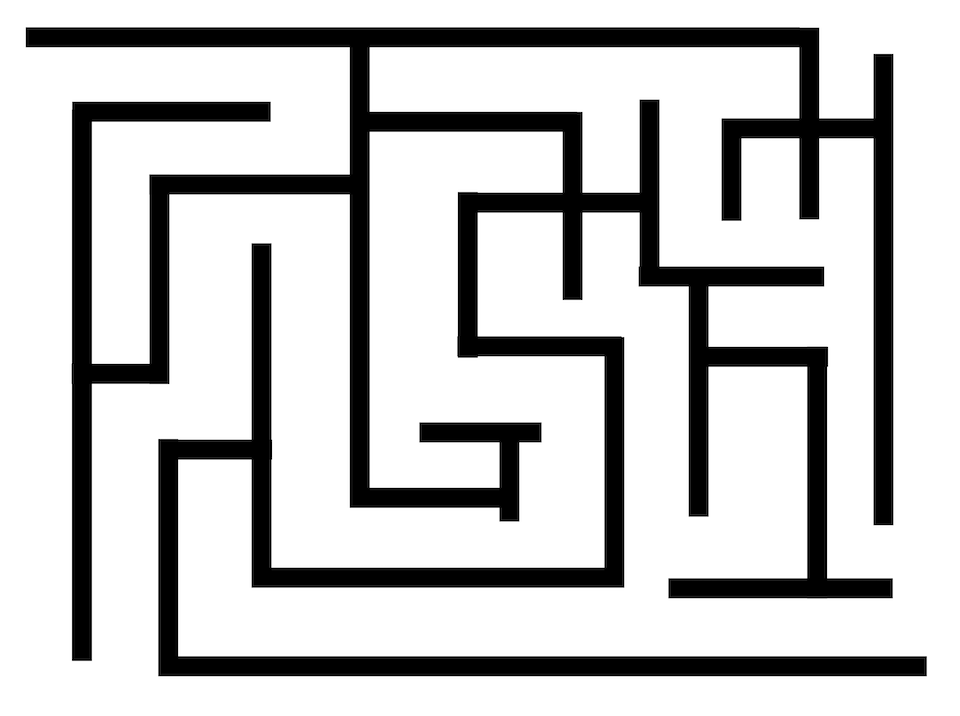
#> input picture 23.png, 960 x 716 px
$ python cartrider.py
#> lines starting #> are read from the running program, lines starting #| are printed output that depends on the picture; after the words box and inside, x2 and y2 are one past the last pixel; in counts of white or black regions, pixels touching at a corner belong together
### maze.py
class Tree:
    def __init__(self, parent = None, y = 0, x = 0, bfdir= None):
        self.parent = parent
        self.Y = y
        self.X = x
        self.Fleft = False
        self.Ffront = False
        self.Fright = False
        self.dist = 0
        self.dir = None
        self.bfDir = bfdir
        self.cornerlist = list()

    def isblock(self):
        if self.Fleft == False and self.Ffront == False and self.Fright == False:
            return True
        else:
            return False


class Maze:
    def __init__(self, mazearray = list()):
        self.maze = mazearray

        self.playerYX = [0,0]
        self.goalYX = [len(self.maze)-1, len(self.maze[0])-1]
        self.maze[self.goalYX[0]][self.goalYX[1]] = 4
        self.playerDirection = 0
        self.playerCursor = '>'

        self.printMaze()


    def setCursor(self):

        cursors = {0:'>', 1:'v', 2:'<', 3:'^'}

        self.playerCursor = cursors[self.playerDirection]


    def movePlayer(self, move):
        key = move
        score = 0
        state = False
        y,x = self.playerYX

        if key == 'w':
            if self.maze[y-1][x] == 0 or self.maze[y-1][x] == 3 :
                self.playerYX[0] -=1
                score = -0.1 / (len(self.maze) * len(self.maze[y]))
                state = False
                self.playerDirection = 3
            elif self.maze[y-1][x] == 4:
                self.playerYX[0] -= 1
                score = 10
                state = True

        elif key == 's':
            if self.maze[y+1][x] == 0 or self.maze[y+1][x] == 3 :
                self.playerYX[0] +=1
                score = -0.1 / (len(self.maze) * len(self.maze[y]))
                state = False
                self.playerDirection = 1
            elif self.maze[y+1][x] == 4:
                self.playerYX[0] += 1
                score = 10
                state = True

        elif key == 'a':
            if self.maze[y][x-1] == 0 or self.maze[y][x-1] == 3 :
                self.playerYX[1] -=1
                score = -0.1 / (len(self.maze) * len(self.maze[y]))
                state = False
                self.playerDirection = 2
            elif self.maze[y][x-1] == 4:
                self.playerYX[1] -= 1
                score = 10
                state = True

        elif key == 'd':
            if self.maze[y][x+1] == 0 or self.maze[y][x+1] == 3 :
                self.playerYX[1] +=1
                score =  -0.1 / (len(self.maze) * len(self.maze[y]))
                state = False
                self.playerDirection = 0

            elif self.maze[y][x+1] == 4:
                self.playerYX[1] += 1
                score = 10
                state = True

        self.setCursor()
        return state

    def printMaze(self):
        for y in range(len(self.maze)):
            for x in range(len(self.maze[y])):
                if y == self.playerYX[0] and x == self.playerYX[1]:
                    print(self.playerCursor, end='')
                else:
                    print(self.maze[y][x], end='')
            print()

    def playerhand(self):
        Y, X =self.playerYX
        if self.playerDirection == 0:
            return [Y-1,X], [Y,X+1], [Y+1,X]
        elif self.playerDirection == 1:
            return [Y,X+1], [Y+1,X], [Y,X-1]
        elif self.playerDirection == 2:
            return [Y+1,X], [Y,X-1], [Y-1,X]
        else:
            return [Y, X -1], [Y - 1, X], [Y, X + 1]

    def man(self, y, x):
        ydist = self.goalYX[0] - y
        xdist = self.goalYX[1] - x

        return xdist+ydist

    def pathMaker(self,node = Tree()):
        pa = list()
        count = 1

        while not(node == None):
            node.cornerlist.reverse()
            if len(node.cornerlist) > 0:
                for i in node.cornerlist:
                    pa.append(i)

            pa.append(node.dir)

            self.maze[node.Y][node.X] = count
            node = node.parent
            count +=1

        pa.pop()
        pa.reverse()
        #self.printMaze()
        go = list()
        maind = {'left': 'l', 'front': 'f', 'right': 'r'}
        for i in pa:
            go.append(maind[i])
        return go

    def findpath(self):
        sw = False
        dir = {0: 'd', 1: 's', 2: 'a', 3: 'w'}
        root = Tree(y=self.playerYX[0], x=self.playerYX[1])
        root.Ffront = 10
        node = Pnode = root
        dist = 0

        while True:
            # [5 lines of commented-out code are left out]
            left, front, right = self.playerhand()
            if front[0] >= len(self.maze):
                left_stat, right_stat = self.maze[left[0]][left[1]], self.maze[right[0]][right[1]]
                front_stat = 1
            elif front[1] >= len(self.maze[0]):
                left_stat = self.maze[left[0]][left[1]]
                front_stat = 1
                right_stat = 1
            elif right[0] >= len(self.maze):
                left_stat, front_stat = self.maze[left[0]][left[1]], self.maze[front[0]][front[1]]
                right_stat = 1
            else:
                left_stat, front_stat, right_stat = self.maze[left[0]][left[1]], self.maze[front[0]][front[1]], self.maze[right[0]][right[1]]

            if self.playerYX[0] == 0:
                left_stat = 1

            if front_stat == 4:
                front_stat = 0

            # print(f'leftS = {left_stat} frontS = {front_stat} rightS = {right_stat}')
            if sw:
                return self.pathMaker(node)

            elif node.isblock():
                Pnode = node = node.parent
                if node.dir == 'left':
                    node.Fleft = False

                elif node.dir == 'front':
                    node.Ffront = False

                elif node.dir == 'right':
                    node.Fright = False
                dist = node.dist

            elif left_stat == 1 and right_stat == 1 and front_stat == 0:
                # print(1)
                sw = self.movePlayer(dir[self.playerDirection])
                dist+=1
                # print('go')
                go = False

            elif front_stat == 1 and right_stat == 0 and left_stat == 1:
                # print(2)
                self.playerDirection = (self.playerDirection + 1) % 4
                sw = self.movePlayer(dir[self.playerDirection])
                dist +=1
                node.cornerlist.append('right')

            elif front_stat == 1 and right_stat == 1 and left_stat == 0:
                # print(3)
                self.playerDirection = (self.playerDirection - 1) % 4
                sw = self.movePlayer(dir[self.playerDirection])
                dist+=1
                node.cornerlist.append('left')

            elif front_stat == 1 and right_stat == 1 and left_stat == 1:
                # print(4)

                if sw:
                    return self.pathMaker(node)

                if node.dir == 'left':
                    node.Fleft = False

                elif node.dir == 'front':
                    node.Ffront = False

                elif node.dir == 'right':
                    node.Fright = False

                self.playerYX = [node.Y, node.X]
                self.playerDirection = node.bfDir
                node.cornerlist = list()

                if node.Fleft > node.Ffront:
                    #print('left > front')
                    if node.Fleft > node.Fright:
                        #print('left > right')
                        self.playerDirection = (self.playerDirection - 1) % 4
                        sw = self.movePlayer(dir[self.playerDirection])
                        dist += 1
                        node.dir = 'left'


                    else:
                        self.playerDirection = (self.playerDirection + 1) % 4
                        sw = self.movePlayer(dir[self.playerDirection])
                        dist += 1
                        node.dir = 'right'


                elif node.Ffront > node.Fright:
                    #print('front > *')
                    #print(dir[self.playerDirection])
                    sw = self.movePlayer(move=dir[self.playerDirection])
                    dist += 1
                    node.dir = 'front'


                else:
                    #print('right > *')
                    self.playerDirection = (self.playerDirection + 1) % 4
                    sw = self.movePlayer(dir[self.playerDirection])
                    dist += 1
                    node.dir = 'right'


            else:
                #print(5,self.playerDirection)
                node = Tree(parent=Pnode, y = self.playerYX[0], x = self.playerYX[1], bfdir= self.playerDirection)
                Pnode = node
                node.dist = dist
                #print(f'else leftS = {left_stat} frontS = {front_stat} rightS = {right_stat}')
                if left_stat == 0:
                    #print('left')
                    node.Fleft = node.dist + self.man(left[0],left[1])

                if front_stat == 0:
                    #print('front')
                    node.Ffront = node.dist + self.man(front[0],front[1])

                if right_stat == 0:
                    #print('right')
                    node.Fright = node.dist + self.man(right[0],right[1])

                if node.Fleft > node.Ffront:
                    #print('left > front')
                    if node.Fleft > node.Fright:
                        #print('left > right')
                        self.playerDirection = (self.playerDirection - 1) % 4
                        sw = self.movePlayer(dir[self.playerDirection])
                        dist += 1
                        node.dir = 'left'

                    else:
                        self.playerDirection = (self.playerDirection + 1) % 4
                        sw = self.movePlayer(dir[self.playerDirection])
                        dist += 1
                        node.dir = 'right'

                elif node.Ffront > node.Fright:
                    #print('front > *')
                    #print(dir[self.playerDirection])
                    sw = self.movePlayer(move=dir[self.playerDirection])
                    dist += 1
                    node.dir = 'front'

                else:
                    #print('right > *')
                    self.playerDirection = (self.playerDirection + 1) % 4
                    sw = self.movePlayer(dir[self.playerDirection])
                    dist += 1
                    node.dir = 'right'

           # if go:
           #     self.printMaze()

### cartrider.py
import maze
#import camera
#import blu
from PIL import Image

# 미로 데이터화 함수
def makeMiroDataList(imList, resultM, reverseXY, finalCheck):
    array_xLength = 0
    countWidth = 0
    saveCountWidth = 0
    counterE = True
    if reverseXY == False:
        for y in range(0, len(imList)):
            for x in range(0, len(imList[y])):
                if imList[y][x] == 0:
                    countWidth += 1
                if imList[y][x] == 255 and countWidth != 0:
                    widthArray = []
                    if finalCheck: #마지막 실행에서의 최종 한칸
                        if countWidth > 4: #바꾸는 상수
                            widthArray.append(countWidth)
                        else:
                            widthArray.append(1)
                    else:
                        widthArray.append(countWidth)  # 칸 개수
                    if y == 0 and counterE:  # 첫번째 배열 예외 처리
                        widthArray.append(0)
                        saveCountWidth = x - countWidth  # 노드의 기준점
                        counterE = False
                    else:
                        widthArray.append((x - countWidth) - saveCountWidth)  # 기준점과 현재 노드 시작점과의 거리
                    widthArray.append(y)
                    if array_xLength < widthArray[0] + widthArray[1]:
                        array_xLength = widthArray[0] + widthArray[1]
                    resultM.append(widthArray)
                    countWidth = 0
    else:
        for x in range(0, len(imList[0])):
            for y in range(0, len(imList)):
                if imList[y][x] == 1:
                    countWidth += 1
                if imList[y][x] == 0 and countWidth != 0:
                    widthArray = []
                    if finalCheck: #마지막 실행에서의 최종 한칸
                        if countWidth > 4: #바꾸는 상수
                            widthArray.append(countWidth)
                        else:
                            widthArray.append(1) # 세로줄 한칸처리
                    else:
                        widthArray.append(countWidth) # 칸 개수
                    if x == 0 and counterE:  # 첫번째 배열 예외 처리
                        widthArray.append(0)
                        saveCountWidth = y - countWidth  # 노드의 기준점
                        counterE = False
                    else:
                        #print(y, countWidth)
                        #print(y - countWidth)
                        widthArray.append((y - countWidth) - saveCountWidth)  # 기준점과 현재 노드 시작점과의 거리
                    widthArray.append(x)
                    if array_xLength < widthArray[0] + widthArray[1]:
                        array_xLength = widthArray[0] + widthArray[1]
                    resultM.append(widthArray)
                    countWidth = 0
    return array_xLength


# 해당 열 한칸으로 만들어 주는 함수
def makeSimpleMiro(resultM):
    for a in range(0, 8):  # 바꾸는 상수-가로폭에 따라 4, 6
        for r in range(0, len(resultM)):
            if r >= len(resultM):
                break
            i = resultM[r]
            if i[0] > 4:  # 바꾸는 상수-세로 폭에 따라 4, 6
                newXTemp = []
                for j in resultM:
                    if j[2] == (i[2] + 1):
                        if (j[1] >= i[1] and j[1] <= (i[0] + i[1])) or (
                                (j[1] + j[0]) >= i[1] and (j[1] + j[0]) <= (i[0] + i[1])):
                            lengthminX = 0
                            lengthmaxX = 0
                            if i[1] > j[1]:
                                lengthminX = j[1]
                            else:
                                lengthminX = i[1]
                            if i[1] + i[0] > j[1] + j[0]:
                                if j[1] >= i[1]:
                                    lengthmaxX = i[0]
                                else:
                                    if i[1] - j[1] == 0:
                                        lengthmaxX = i[0]
                                    else:
                                        lengthmaxX = i[0] + ((i[1] - j[1]) if (i[1] - j[1]) > 0 else -(i[1] - j[1]))
                            else:
                                if j[1] <= i[1]:
                                    lengthmaxX = j[0]
                                else:
                                    if i[1] - j[1] == 0:
                                        lengthmaxX = j[0]
                                    else:
                                        lengthmaxX = j[0] + ((i[1] - j[1]) if (i[1] - j[1]) > 0 else -(i[1] - j[1]))

                            i[0] = lengthmaxX
                            i[1] = lengthminX
                            for k in resultM:
                                if k[2] == (j[2] + 1):
                                    if (k[1] >= j[1] and k[1] <= (j[0] + j[1])) or (
                                            (k[1] + k[0]) >= j[1] and (k[1] + k[0]) <= (j[0] + j[1])):
                                        newX = []
                                        newX.append(k[0])
                                        newX.append(k[1])
                                        newX.append(j[2])
                                        newXTemp.append(newX)
                            resultM.remove(j)
                for add in newXTemp:
                    resultM.append(add)
                resultM = sorted(resultM, key=lambda x: x[2])
    return resultM


# 리스트 미로화 함수
def realMakeMiro(array_yLength, array_xLength, resultM):
    makeMiro = []
    for y in range(array_yLength): # 최종 배열 크기 선언
        row = []
        for x in range(array_xLength):
            row.append(0)
        makeMiro.append(row)
    for i in resultM: # 최종 미로 생성기
        for j in range(i[1], i[0] + i[1]):
            makeMiro[i[2]][j] = 1
    return makeMiro


#camera.Camera()
im = Image.open('23.png')
#> im is the input picture: PIL image 960x716 RGBA; mean R, G, B, A 200.5, 200.5, 200.5, 254.9
im2 = im.convert('L')
imList = []
imXList = []

for x in range(im2.size[1]):  # 높이
    for y in range(im2.size[0]):  # 길이
        if im2.getpixel((y, x)) > 70:
            im2.putpixel((y, x), 255)
        else:
            im2.putpixel((y, x), 0)
        imXList.append(im2.getpixel((y, x)))
    imXListTemp =[]
    imXListTemp[:] = imXList[:]
    imXList.clear()
    imList.append(imXListTemp)
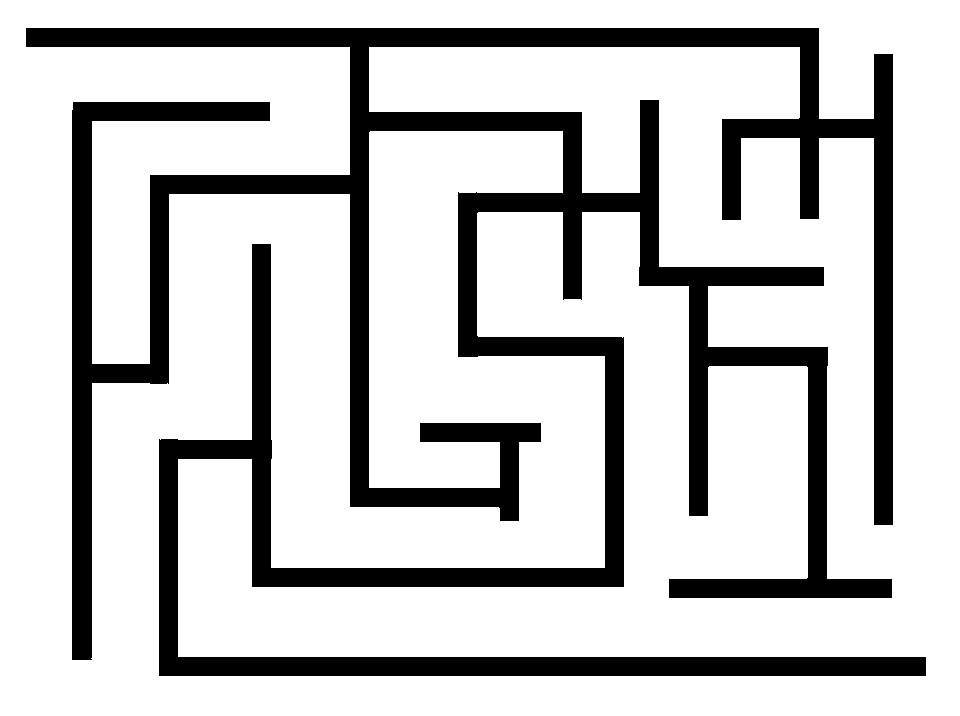
#> im2: PIL image 960x716 L; 79% white; 1 black region, box (x1, y1, x2, y2) and area: (26, 28, 926, 676) 144351
#> after the loop, imList = 716 items; imXList = []

sizePixel = 0
smallSize = []
smallxSize = []
smallxSize2 = []
countWhite = 0
countBlack = 0
check = False
countY = 0
# 위아래 공백 삭제문
while countY < len(imList):
    if countY == len(imList):
        break
    if imList[countY].count(255) == len(imList[countY]):
       del imList[countY]
       countY -= 1
    countY += 1
#> this loop made 716 passes
#> countY on passes 1 to 8: 0, 0, 0, 0, 0, 0, 0, 0
#> after the loop, countY = 648
# 사진크기 8배 축소 알고리즘
while sizePixel < 3:
    for y in range(0, len(imList), 2):
        for x in range(0, len(imList[y]), 2):

            if len(imList[y]) <= x + 1 and len(imList) > y + 1:
                if imList[y][x] == 255:
                    countWhite += 1
                else:
                    countBlack += 1

                if imList[y + 1][x] == 255:
                    countWhite += 1
                else:
                    countBlack += 1

            elif len(imList) <= y + 1 and len(imList[y]) > x + 1:
                if imList[y][x] == 255:
                    countWhite += 1
                else:
                    countBlack += 1

                if imList[y][x + 1] == 255:
                    countWhite += 1
                else:
                    countBlack += 1

            elif len(imList[y]) <= x + 1 and len(imList) < y + 1:
                if imList[y][x] == 255:
                    countWhite += 1
                else:
                    countBlack += 1

            else:
                if imList[y][x + 1] == 255:
                    countWhite += 1
                else:
                    countBlack += 1

                if imList[y + 1][x] == 255:
                    countWhite += 1
                else:
                    countBlack += 1

                if imList[y + 1][x + 1] == 255:
                    countWhite += 1
                else:
                    countBlack += 1

                if imList[y][x] == 255:
                    countWhite += 1
                else:
                    countBlack += 1

            if countBlack == 0:
                #f.write("□")
                imList[y][x] = 255
            else:
                #f.write("■")
                imList[y][x] = 0

            smallxSize.append(imList[y][x])
            countWhite = 0
            countBlack = 0

        smallxSizeTemp = []
        smallxSizeTemp[:] = smallxSize[:]
        smallxSize.clear()
        smallSize.append(smallxSizeTemp)
        #f.write("\n")

    imList.clear()
    for y in range(0, len(smallSize)):
        for x in range(0, len(smallSize[y])):
            smallxSize2.append(smallSize[y][x])
        smallxSizeTemp2 = []
        smallxSizeTemp2[:] = smallxSize2[:]
        smallxSize2.clear()
        imList.append(smallxSizeTemp2)

    sizePixel += 1
    smallSize.clear()
#> after the loop, imList = 81 items; sizePixel = 3; smallSize = []; smallxSize = []; smallxSize2 = []

# ------------------------------------------------------------------------------x축 한칸
resultM = []
array_xLength = makeMiroDataList(imList, resultM, False, False) # x축 지정 및 미로 데이터화
#> the loop in makeMiroDataList, `for y in range(0, len(imList)):` made 81 passes
#> after the loop in makeMiroDataList, `for y in range(0, len(imList)):`: array_xLength = 113; countWidth = 0; counterE = False; resultM = 463 items, first 6: [100, 0, 0], [100, 0, 1], [100, 0, 2], [4, 40, 3], [3, 97, 3], [3, 106, 3]; saveCountWidth = 3; widthArray = [97, 16, 80]
#> array_xLength = 113
resultM = makeSimpleMiro(resultM)  # 한칸 미로 만들기
array_yLength = resultM[-1][2] + 2  # y축
makeMiro = realMakeMiro(array_yLength, array_xLength, resultM)
#> makeMiro = 80 items
# ------------------------------------------------------------------------------y축 한칸
resultM2 = []
array_xLength2 = makeMiroDataList(makeMiro, resultM2, True, False)
#> the loop in makeMiroDataList (call 2), `for x in range(0, len(imList[0])):` made 113 passes
#> array_xLength2 = 79
resultM2 = makeSimpleMiro(resultM2)
array_yLength2 = resultM2[-1][2] + 2
makeMiro2 = realMakeMiro(array_yLength2, array_xLength2, resultM2)
#> makeMiro2 = 114 items
# ------------------------------------------------------------------------------최종
resultM3 = []
array_xLength3 = makeMiroDataList(makeMiro2, resultM3, True, True)
#> array_xLength3 = 113
array_yLength3 = resultM3[-1][2] + 1
makeMiro3 = realMakeMiro(array_yLength3, array_xLength3, resultM3)
#> makeMiro3 = 79 items
# -------------------------------------------------------------------------------


for i in range(0, len(makeMiro3)):
    for j in range(0, len(makeMiro3[i])):
        if makeMiro3[i][j] == 1:
            makeMiro3[i][j] = 0
        else:
            makeMiro3[i][j] = 1
#> this loop made 79 passes


f3 = open("result.txt", "w")
# 테스트 출력
for i in makeMiro3:
    for j in i:
        if j == 1:
            f3.write("□")
        else:
            f3.write("■")
    f3.write("\n")
f3.close()


Imaze = maze.Maze(mazearray=makeMiro3)
#> in __init__, `self.goalYX = [len(self.maze)-1, len(self.maze[0])-1]`: self.goalYX = [78, 112]
#> the loop in printMaze, `for y in range(len(self.maze)):` made 79 passes
#| >0000000000000000000000000000000000000000000000000000000000000000000000000000000000000000000000000111111111111111
#| 11111111111111111111111111111111111111110111111111111111111111111111111111111111111111111111111110111111111111111
#| 11111111111111111111111111111111111111110111111111111111111111111111111111111111111111111111111110111111111111111
#| 11111111111111111111111111111111111111110111111111111111111111111111111111111111111111111111111110111111110111111
#| 11111111111111111111111111111111111111110111111111111111111111111111111111111111111111111111111110111111110111111
#> (further printed lines are left out)
go = Imaze.findpath()
#> the loop in findpath, `while True: # print(f'y:{self.playerYX[0]} x:{self.playerYX[1]}') # pr..` made 702 passes
#> after the loop in findpath, `while True:`: dist = 390
#> go = ['r', 'l', 'r', 'r', 'l', 'l', 'r', 'r', 'r', 'l', 'l', 'l']

#blu.BLU(''.join(go))
print(go)
